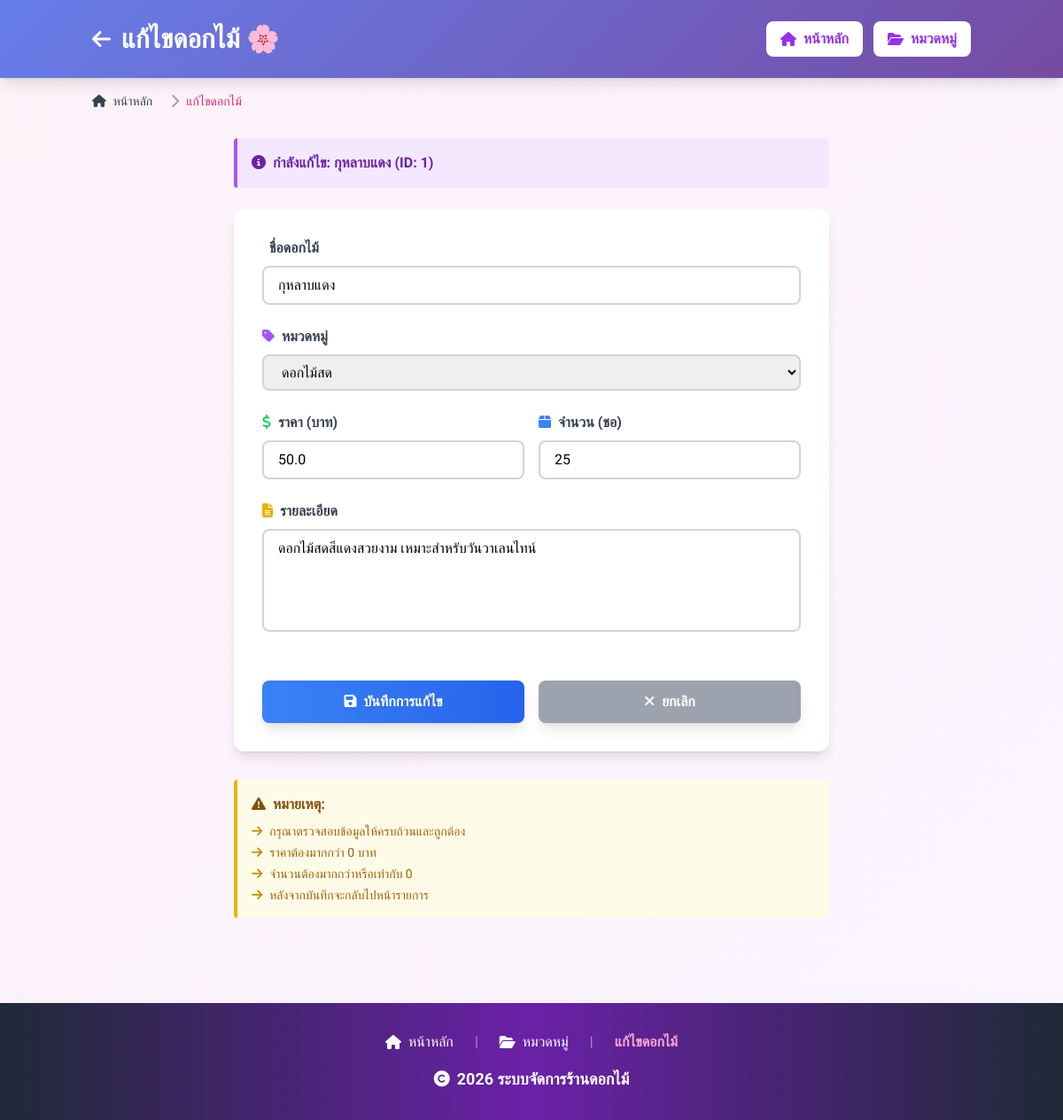
The app's page /edit-flower/1 with its own data.
### tables this page shows
CREATE TABLE Flowers (
    flower_id INTEGER PRIMARY KEY AUTOINCREMENT,
    flower_name TEXT NOT NULL,
    category_id INTEGER NOT NULL,
    price REAL NOT NULL CHECK(price > 0),
    quantity INTEGER NOT NULL CHECK(quantity >= 0),
    description TEXT,
    FOREIGN KEY (category_id) REFERENCES Categories(category_id)
);

CREATE TABLE Categories (
    category_id INTEGER PRIMARY KEY AUTOINCREMENT,
    category_name TEXT NOT NULL UNIQUE
);

### app.py (the view, shortened to what this page needs)
@app.route('/edit-flower/<int:flower_id>', methods=['GET', 'POST'])
def edit_flower(flower_id):
    flower = get_flower_by_id(flower_id)
    if not flower:
        flash('❌ ไม่พบดอกไม้นี้', 'error')
        return redirect(url_for('index'))
    categories = get_categories()
    return render_template('edit_flower.html', flower=flower, categories=categories)

### app.py (called while the page is built)
def get_db_connection():
    conn = sqlite3.connect(DATABASE)
    conn.row_factory = sqlite3.Row
    return conn

def get_categories():
    conn = get_db_connection()
    cursor = conn.cursor()
    cursor.execute("SELECT * FROM Categories ORDER BY category_id")
    categories = cursor.fetchall()
    conn.close()
    return categories

def get_flower_by_id(flower_id):
    conn = get_db_connection()
    cursor = conn.cursor()
    cursor.execute('''
        SELECT f.flower_id, f.flower_name, c.category_name, f.price,
               f.quantity, f.description, f.category_id
        FROM Flowers f
        INNER JOIN Categories c ON f.category_id = c.category_id
        WHERE f.flower_id = ?
    ''', (flower_id,))
    flower = cursor.fetchone()
    conn.close()
    return flower

### templates/edit_flower.html (shortened to what this page needs)
<!DOCTYPE html>
<html lang="th">
<head>
    <script src="https://cdn.tailwindcss.com"></script>
    <link rel="stylesheet" href="https://cdnjs.cloudflare.com/ajax/libs/font-awesome/6.4.0/css/all.min.css">
</head>
<body class="bg-gradient-to-br from-pink-50 to-purple-50 min-h-screen">
    <header class="gradient-header text-white py-6 shadow-lg">
        <div class="container mx-auto px-4">
            <div class="flex items-center justify-between">
                <div class="flex items-center gap-3">
                    <a href="{{ url_for('index') }}" class="hover:text-gray-200 transition">
                        <i class="fas fa-arrow-left text-2xl"></i>
                    </a>
                    <h1 class="text-3xl font-bold">แก้ไขดอกไม้ 🌸</h1>
                </div>
                <nav class="flex gap-3">
                    <a href="{{ url_for('index') }}" class="bg-white text-purple-600 px-4 py-2 rounded-lg font-semibold hover:bg-gray-100 transition flex items-center gap-2">
                        <i class="fas fa-home"></i> หน้าหลัก
                    </a>
                    <a href="{{ url_for('categories') }}" class="bg-white text-purple-600 px-4 py-2 rounded-lg font-semibold hover:bg-gray-100 transition flex items-center gap-2">
                        <i class="fas fa-folder-open"></i> หมวดหมู่
                    </a>
                </nav>
            </div>
        </div>
    </header>
    <div class="container mx-auto px-4 mt-4">
        <nav class="flex" aria-label="Breadcrumb">
            <ol class="inline-flex items-center space-x-1 md:space-x-3">
                <li class="inline-flex items-center">
                    <a href="{{ url_for('index') }}" class="inline-flex items-center text-sm font-medium text-gray-700 hover:text-pink-600">
                        <i class="fas fa-home mr-2"></i> หน้าหลัก
                    </a>
                </li>
                <li>
                    <div class="flex items-center">
                        <i class="fas fa-chevron-right text-gray-400 mx-2"></i>
                        <span class="text-sm font-medium text-pink-600">แก้ไขดอกไม้</span>
                    </div>
                </li>
            </ol>
        </nav>
    </div>
    <main class="container mx-auto px-4 py-8">
        <div class="max-w-2xl mx-auto">
            <div class="bg-purple-100 border-l-4 border-purple-500 p-4 rounded mb-6">
                <p class="text-purple-800 font-semibold">
                    <i class="fas fa-info-circle mr-2"></i>กำลังแก้ไข: <strong>{{ flower['flower_name'] }}</strong>
                    (ID: {{ flower['flower_id'] }})
                </p>
            </div>
            <div class="bg-white rounded-xl shadow-lg p-8">
                <form method="POST" class="space-y-6">
                    <div>
                        <label for="flower_name" class="block text-gray-700 font-bold mb-2">
                            ชื่อดอกไม้
                        </label>
                        <input
                            type="text"
                            id="flower_name"
                            name="flower_name"
                            required
                            value="{{ flower['flower_name'] }}"
                            placeholder="เช่น กุหลาบแดง"
                            class="w-full px-4 py-2 border-2 border-gray-300 rounded-lg focus:border-purple-500 focus:outline-none transition"
                        >
                    </div>
                    <div>
                        <label for="category_id" class="block text-gray-700 font-bold mb-2">
                            <i class="fas fa-tag text-purple-500 mr-2"></i>หมวดหมู่
                        </label>
                        <select
                            id="category_id"
                            name="category_id"
                            required
                            class="w-full px-4 py-2 border-2 border-gray-300 rounded-lg focus:border-purple-500 focus:outline-none transition"
                        >
                            {% for category in categories %}
                                <option value="{{ category['category_id'] }}" {% if category['category_id'] == flower['category_id'] %}selected{% endif %}>
                                    {{ category['category_name'] }}
                                </option>
                            {% endfor %}
                        </select>
                    </div>
                    <div class="grid grid-cols-2 gap-4">
                        <div>
                            <label for="price" class="block text-gray-700 font-bold mb-2">
                                <i class="fas fa-dollar-sign text-green-500 mr-2"></i>ราคา (บาท)
                            </label>
                            <input
                                type="number"
                                id="price"
                                name="price"
                                required
                                step="0.01"
                                min="0.01"
                                value="{{ flower['price'] }}"
                                class="w-full px-4 py-2 border-2 border-gray-300 rounded-lg focus:border-purple-500 focus:outline-none transition"
                            >
                        </div>
                        <div>
                            <label for="quantity" class="block text-gray-700 font-bold mb-2">
                                <i class="fas fa-box text-blue-500 mr-2"></i>จำนวน (ชอ)
                            </label>
                            <input
                                type="number"
                                id="quantity"
                                name="quantity"
                                required
                                min="0"
                                value="{{ flower['quantity'] }}"
                                class="w-full px-4 py-2 border-2 border-gray-300 rounded-lg focus:border-purple-500 focus:outline-none transition"
                            >
                        </div>
                    </div>
                    <div>
                        <label for="description" class="block text-gray-700 font-bold mb-2">
                            <i class="fas fa-file-alt text-yellow-500 mr-2"></i>รายละเอียด
                        </label>
                        <textarea
                            id="description"
                            name="description"
                            rows="4"
                            placeholder="อธิบายลักษณะ แหล่งที่มา หรือข้อมูลเพิ่มเติมของดอกไม้"
                            class="w-full px-4 py-2 border-2 border-gray-300 rounded-lg focus:border-purple-500 focus:outline-none transition resize-none"
                        >{{ flower['description'] }}</textarea>
                    </div>
                    <div class="flex gap-4 pt-6">
                        <button
                            type="submit"
                            class="flex-1 bg-gradient-to-r from-blue-500 to-blue-600 hover:from-blue-600 hover:to-blue-700 text-white font-bold py-3 px-6 rounded-lg transition shadow-lg"
                        >
                            <i class="fas fa-save mr-2"></i>บันทึกการแก้ไข
                        </button>
                        <a
                            href="{{ url_for('index') }}"
                            class="flex-1 bg-gray-400 hover:bg-gray-500 text-white font-bold py-3 px-6 rounded-lg transition text-center shadow-lg"
                        >
                            <i class="fas fa-times mr-2"></i>ยกเลิก
                        </a>
                    </div>
                </form>
            </div>
            <div class="mt-8 bg-yellow-50 border-l-4 border-yellow-500 p-4 rounded">
                <h3 class="font-bold text-yellow-800 mb-2"><i class="fas fa-exclamation-triangle mr-2"></i>หมายเหตุ:</h3>
                <ul class="text-yellow-700 text-sm space-y-1">
                    <li><i class="fas fa-arrow-right text-yellow-600 mr-2"></i>กรุณาตรวจสอบข้อมูลให้ครบถ้วนและถูกต้อง</li>
                    <li><i class="fas fa-arrow-right text-yellow-600 mr-2"></i>ราคาต้องมากกว่า 0 บาท</li>
                    <li><i class="fas fa-arrow-right text-yellow-600 mr-2"></i>จำนวนต้องมากกว่าหรือเท่ากับ 0</li>
                    <li><i class="fas fa-arrow-right text-yellow-600 mr-2"></i>หลังจากบันทึกจะกลับไปหน้ารายการ</li>
                </ul>
            </div>
        </div>
    </main>
    <footer class="bg-gradient-to-r from-gray-800 via-purple-800 to-gray-800 text-white text-center py-8 mt-16 shadow-2xl">
        <div class="container mx-auto px-4">
            <div class="flex justify-center gap-6 mb-4">
                <a href="{{ url_for('index') }}" class="text-white hover:text-pink-300 transition flex items-center gap-2">
                    <i class="fas fa-home"></i> หน้าหลัก
                </a>
                <span class="text-gray-400">|</span>
                <a href="{{ url_for('categories') }}" class="text-white hover:text-pink-300 transition flex items-center gap-2">
                    <i class="fas fa-folder-open"></i> หมวดหมู่
                </a>
                <span class="text-gray-400">|</span>
                <span class="text-pink-300 font-semibold">แก้ไขดอกไม้</span>
            </div>
            <p class="text-lg font-semibold"><i class="fas fa-copyright mr-2"></i>2026 ระบบจัดการร้านดอกไม้</p>
        </div>
    </footer>
</body>
</html>

### templates/edit_flower.html (style rules this page uses)
* { font-family: 'Kanit', sans-serif; }
.gradient-header { background: linear-gradient(135deg, #667eea 0%, #764ba2 100%); }

### records on screen
Flowers: flower_name "กุหลาบแดง", flower_id "1", category_id "ดอกไม้สด", price "50.0", quantity "25", description "ดอกไม้สดสีแดงสวยงาม เหมาะสำหรับวันวาเลนไทน์"
